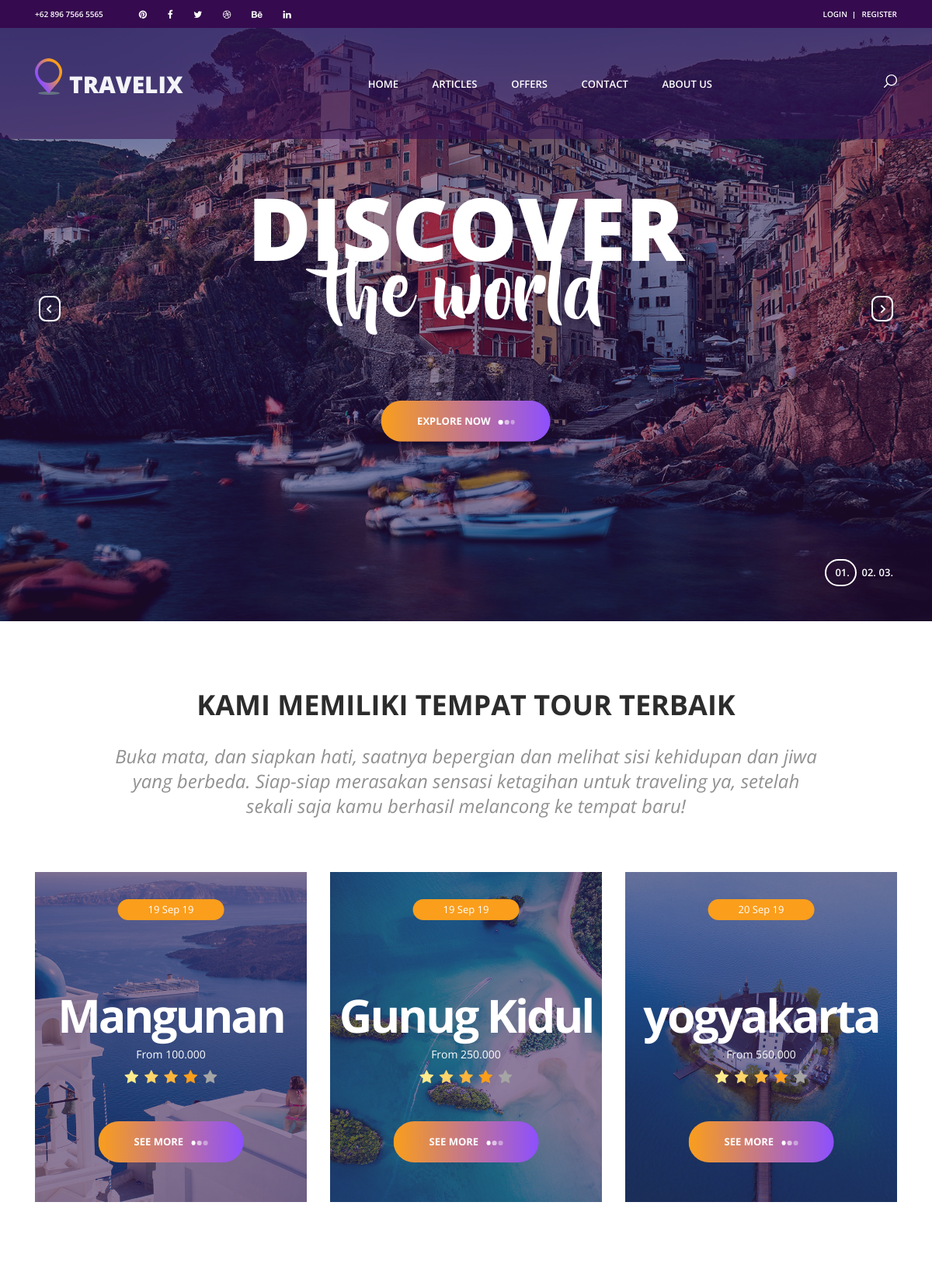
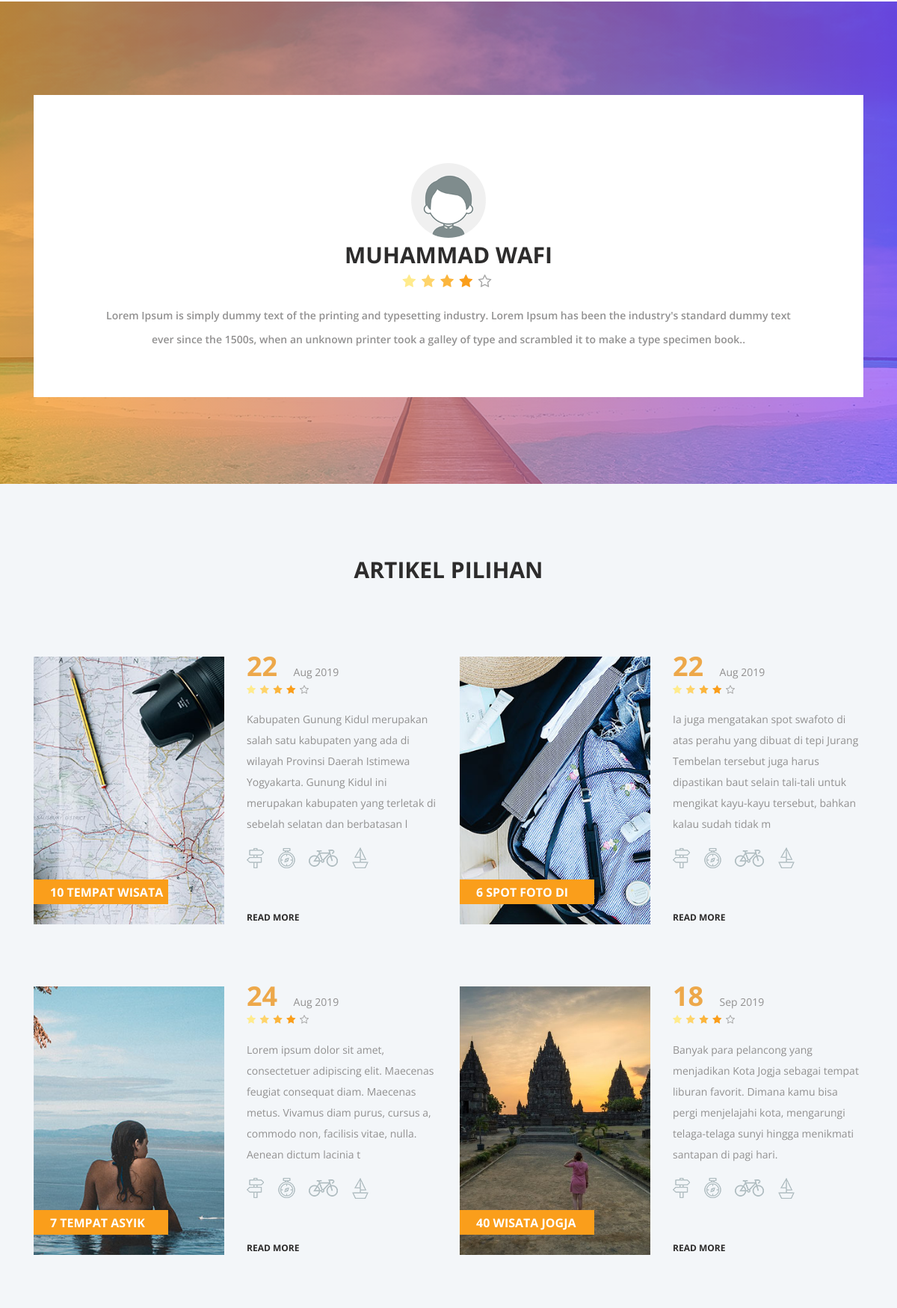
The page / (upper part) on the database its author committed (2 pictures, top to bottom).
### tables this page shows
CREATE TABLE `offers` (
  `id` int(11) NOT NULL,
  `title` varchar(256) NOT NULL,
  `url_title` varchar(256) NOT NULL,
  `image` varchar(128) NOT NULL,
  `content` text NOT NULL,
  `author` varchar(128) NOT NULL,
  `price` varchar(64) NOT NULL,
  `is_active` varchar(32) NOT NULL,
  `date_created` int(11) NOT NULL
);

CREATE TABLE `user_notes` (
  `id` int(11) NOT NULL,
  `author` varchar(128) NOT NULL,
  `image` varchar(128) NOT NULL,
  `name` varchar(128) NOT NULL,
  `notes` text NOT NULL,
  `is_active` varchar(32) NOT NULL,
  `date_created` varchar(32) NOT NULL
);

CREATE TABLE `article` (
  `id` int(11) NOT NULL,
  `title` varchar(256) NOT NULL,
  `url_title` varchar(256) NOT NULL,
  `category` varchar(64) NOT NULL,
  `image` varchar(128) NOT NULL,
  `content` text NOT NULL,
  `author` varchar(128) NOT NULL,
  `date_created` int(11) NOT NULL,
  `is_active` varchar(32) NOT NULL
);

### application/controllers/Home.php (called while the page is built, shortened)
<?php
class Home extends CI_Controller
{
    public function index()
    {
        $data['title'] = 'Pariwisata Yogyakarta';
        $data['user'] = $this->db->get_where('user', ['email' => $this->session->userdata('email')])->row_array();
        $data['offers'] = $this->db->get('offers', 3)->result_array();
        $data['articles'] = $this->db->get('article', 4)->result_array();
        $data['categorys'] = $this->db->get('article_category')->result_array();
        $data['notes'] = $this->db->get('user_notes')->result_array();
        $this->load->view('templates/header', $data);
        $this->load->view('templates/navbar');
        $this->load->view('home/index', $data);
        $this->load->view('templates/footer');
        $this->load->view('templates/home_footer');
    }
}

### index.php (called while the page is built, shortened)
<?php
require_once BASEPATH.'core/CodeIgniter.php';

### application/views/home/index.php (the view, shortened to what this page needs)
<div class="home">
	<div class="home_slider_container">
		<div class="owl-carousel owl-theme home_slider">
			<div class="owl-item home_slider_item">
				<div class="home_slider_background" style="background-image:url(<?= base_url('assets/frontend/'); ?>images/home_slider.jpg)"></div>
				<div class="home_slider_content text-center">
					<div class="home_slider_content_inner" data-animation-in="flipInX" data-animation-out="animate-out fadeOut">
						<h1>discover</h1>
						<h1>the world</h1>
						<div class="button home_slider_button"><div class="button_bcg"></div><a href="#">explore now<span></span><span></span><span></span></a></div>
					</div>
				</div>
			</div>
		</div>
		<div class="home_slider_nav home_slider_prev">
		</div>
		<div class="home_slider_nav home_slider_next">
		</div>
		<div class="home_slider_dots">
			<ul id="home_slider_custom_dots" class="home_slider_custom_dots">
				<li class="home_slider_custom_dot active"><div></div>01.</li>
				<li class="home_slider_custom_dot"><div></div>02.</li>
				<li class="home_slider_custom_dot"><div></div>03.</li>
			</ul>
		</div>
	</div>
</div>
<div class="intro">
	<div class="container">
		<div class="row">
			<div class="col">
				<h2 class="intro_title text-center">KAMI MEMILIKI TEMPAT TOUR TERBAIK</h2>
			</div>
		</div>
		<div class="row">
			<div class="col-lg-10 offset-lg-1">
				<div class="intro_text text-center">
					<p>Buka mata, dan siapkan hati, saatnya bepergian dan melihat sisi kehidupan dan jiwa yang berbeda. Siap-siap merasakan sensasi ketagihan untuk traveling ya, setelah sekali saja kamu berhasil melancong ke tempat baru!</p>
				</div>
			</div>
		</div>
		<div class="row intro_items">
			<?php foreach ($offers as $offer)  : ?>
			<div class="col-lg-4 intro_col">
				<div class="intro_item">
					<div class="intro_item_overlay"></div>
					<div class="intro_item_background" style="background-image:url(<?= base_url('assets/img/offers/') . $offer['image']; ?>)"></div>
					<div class="intro_item_content d-flex flex-column align-items-center justify-content-center">
						<div class="intro_date"><?= date('d M y', $offer['date_created']); ?></div>
						<div class="button intro_button"><div class="button_bcg"></div><a href="<?= base_url('offers/read/') . $offer['url_title']; ?>">see more<span></span><span></span><span></span></a></div>
						<div class="intro_center text-center">
							<h1><?= $offer['title']; ?></h1>
							<div class="intro_price">From <?= $offer['price']; ?></div>
							<div class="rating rating_4">
								<i class="fa fa-star"></i>
								<i class="fa fa-star"></i>
								<i class="fa fa-star"></i>
								<i class="fa fa-star"></i>
								<i class="fa fa-star"></i>
							</div>
						</div>
					</div>
				</div>
			</div>
			<?php endforeach; ?>
		</div>
	</div>
</div>
<div class="cta">
	<div class="container">
		<div class="row">
			<div class="col">
				<div class="cta_slider_container">
					<div class="owl-carousel owl-theme cta_slider">
						<?php foreach( $notes as $note ) : ?>
							<?php if( $note['is_active'] == 'active' ) : ?>
								<div class="owl-item cta_item text-center">
									<img src="<?= base_url('assets/img/profile/') . $note['image']; ?>" class="rounded-circle mt-3" style="width: 100px !important; margin: auto;" alt="">
									<div class="cta_title"><?= $note['name']; ?></div>
									<div class="rating_r rating_r_4">
										<i></i>
										<i></i>
										<i></i>
										<i></i>
										<i></i>
									</div>
									<p class="cta_text"><?= $note['notes']; ?>.</p>
								</div>
							<?php endif ?>
						<?php endforeach; ?>
					</div>
					<div class="cta_slider_nav cta_slider_prev">
					</div>
					<div class="cta_slider_nav cta_slider_next">
					</div>
				</div>
			</div>
		</div>
	</div>
</div>
<div class="offers">
	<div class="container">
		<div class="row">
			<div class="col text-center">
				<h2 class="section_title">Artikel Pilihan</h2>
			</div>
		</div>
		<div class="row offers_items">
			<?php foreach( $articles as $article ) : ?>
			<div class="col-lg-6 offers_col">
				<div class="offers_item">
					<div class="row">
						<div class="col-lg-6">
							<div class="offers_image_container">
								<div class="offers_image_background" style="background-image:url(<?= base_url('assets/img/article/') . $article['image']; ?>)"></div>
								<div class="offer_name"><a href="<?= base_url('articles/read/') . $article['url_title']; ?>"><?= $article['title']; ?></a></div>
							</div>
						</div>
						<div class="col-lg-6">
							<div class="offers_content">
								<div class="offers_price">
									<?= date('d', $article['date_created']); ?>
									<span>
										<?= date('M Y', $article['date_created']); ?>
									</span>
								</div>
								<div class="rating_r rating_r_4 offers_rating">
									<i></i>
									<i></i>
									<i></i>
									<i></i>
									<i></i>
								</div>
								<p class="offers_text"><?= substr($article['content'], 0, 200); ?></p>
								<div class="offers_icons">
									<ul class="offers_icons_list">
										<li class="offers_icons_item"><img src="images/post.png" alt=""></li>
										<li class="offers_icons_item"><img src="images/compass.png" alt=""></li>
										<li class="offers_icons_item"><img src="images/bicycle.png" alt=""></li>
										<li class="offers_icons_item"><img src="images/sailboat.png" alt=""></li>
									</ul>
								</div>
								<div class="offers_link"><a href="<?= base_url('articles/read/') . $article['url_title']; ?>">read more</a></div>
							</div>
						</div>
					</div>
				</div>
			</div>
			<?php endforeach; ?>
		</div>
	</div>
</div>

### assets/frontend/styles/responsive.css (style rules this page uses)
@media only screen and (max-width: 1280px) { .cta_slider_prev { left: 15px; } }
@media only screen and (max-width: 1280px) { .cta_slider_next { right: 15px; } }

### rows shown on the page
offers: image (picture), date_created "19 Sep 19", title "Mangunan", price "100.000"
offers: image (picture), date_created "19 Sep 19", title "Gunug Kidul", price "250.000"
offers: image (picture), date_created "20 Sep 19", title "yogyakarta", price "560.000"
user_notes: image (placeholder picture), name "MUHAMMAD WAFI", notes "Lorem Ipsum is simply dummy text of the printing and typesetting industry. Lorem Ipsum has been the industry's standard dummy text ever since the 1500s, when an unknown printer took a galley of type and scrambled it to make a type specimen book."
article: image (picture), title "10 TEMPAT WISATA…", date_created "22", date_created "Aug 2019", content "Kabupaten Gunung Kidul merupakan salah satu kabupaten yang ada di wilayah Provinsi Daerah Istimewa Yogyakarta. Gunung Kidul ini merupakan kabupaten yang terletak di sebelah selatan dan berbatasan l"
article: image (picture), title "6 SPOT FOTO DI…", date_created "22", date_created "Aug 2019", content "Ia juga mengatakan spot swafoto di atas perahu yang dibuat di tepi Jurang Tembelan tersebut juga harus dipastikan baut selain tali-tali untuk mengikat kayu-kayu tersebut, bahkan kalau sudah tidak m"
article: image (picture), title "7 TEMPAT ASYIK…", date_created "24", date_created "Aug 2019", content "Lorem ipsum dolor sit amet, consectetuer adipiscing elit. Maecenas feugiat consequat diam. Maecenas metus. Vivamus diam purus, cursus a, commodo non, facilisis vitae, nulla. Aenean dictum lacinia t"
article: image (picture), title "40 WISATA JOGJA…", date_created "18", date_created "Sep 2019", content "Banyak para pelancong yang menjadikan Kota Jogja sebagai tempat liburan favorit. Dimana kamu bisa pergi menjelajahi kota, mengarungi telaga-telaga sunyi hingga menikmati santapan di pagi hari."
